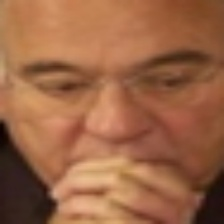
#> input picture backend/data/demo_dataset/real/real_00010.jpg, 224 x 224 px; its folder holds only this picture in this run
$ python synth_data.py --source ../../data/demo_dataset/real
#> lines starting #> are read from the running program, lines starting #| are printed output that depends on the picture; after the words box and inside, x2 and y2 are one past the last pixel; in counts of white or black regions, pixels touching at a corner belong together
#> in build_dataset, img is the input picture: shape (224, 224, 3); mean B, G, R 69.2, 100.7, 155
"""Demo dataset generator.

Creates a small real/fake training set from any folder of face images:
- real/  → untouched copies
- fake/  → GAN-style artifact injections (local blur, JPEG re-compression,
           noise, color shifts, blending seams) applied to copies
"""
import argparse
import random
from pathlib import Path

import cv2
import numpy as np

from tqdm import tqdm


def inject_fake_artifacts(img: np.ndarray, seed: int) -> np.ndarray:
    """Apply a random combination of deepfake-like artifacts."""
#> called with seed = 0
    rng = random.Random(seed)
    out = img.copy()
    h, w = out.shape[:2]
#> h = 224; w = 224

    # 1. Slight global softening (GAN smoothness)
    if rng.random() < 0.7:
        k = rng.choice([5, 7])
        out = cv2.GaussianBlur(out, (k, k), 0)

    # 2. Re-compression
    for _ in range(rng.randint(1, 3)):
        enc = rng.choice([".jpg", ".jpg", ".webp"])
        out = recompress(out, enc, rng.randint(60, 90))

    # 3. Local blur patch (face area)
    if rng.random() < 0.8:
        x = rng.randint(0, max(1, w // 3))
#> x = 38
        y = rng.randint(0, max(1, h // 3))
#> y = 61
        pw, ph = w // 3, h // 3
#> pw = 74; ph = 74
        roi = out[y:y + ph, x:x + pw]
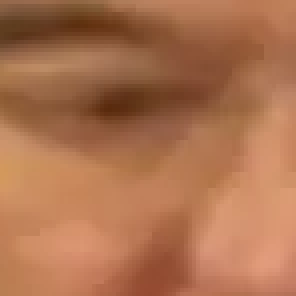
#> roi: shape (74, 74, 3) (shown 4 times larger); mean B, G, R 79, 113.6, 172.6
        out[y:y + ph, x:x + pw] = cv2.GaussianBlur(roi, (11, 11), 0)

    # 4. Color shift (hue/sat)
    if rng.random() < 0.6:
        hsv = cv2.cvtColor(out, cv2.COLOR_BGR2HSV)
#> hsv: shape (224, 224, 3); mean H, S, V 11.1, 143.5, 155
        hsv[:, :, 0] = np.clip(hsv[:, :, 0].astype(int) + rng.randint(-15, 15), 0, 179).astype(np.uint8)
#> hsv: shape (224, 224, 3); mean H, S, V 24.1, 143.5, 155
        hsv[:, :, 1] = np.clip(hsv[:, :, 1].astype(int) * rng.uniform(0.85, 1.15), 0, 255).astype(np.uint8)
#> hsv: shape (224, 224, 3); mean H, S, V 24.1, 160.5, 155
        out = cv2.cvtColor(hsv, cv2.COLOR_HSV2BGR)
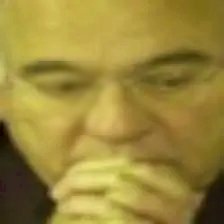
#> out: shape (224, 224, 3); mean B, G, R 58.5, 135.5, 155

    # 5. Random noise / artifacts
    if rng.random() < 0.5:
        noise = np.random.normal(0, rng.uniform(3, 12), out.shape).astype(np.int16)
        out = np.clip(out.astype(np.int16) + noise, 0, 255).astype(np.uint8)

    # 6. Splicing seam: high-contrast edge box
    if rng.random() < 0.5:
        x, y = rng.randint(5, max(6, w // 2)), rng.randint(5, max(6, h // 2))
#> x = 101; y = 17
        cv2.rectangle(out, (x, y), (x + w // 4, y + h // 4), (0, 0, 0), 2)
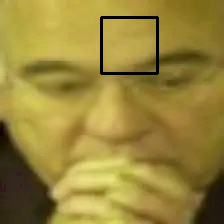
#> out: shape (224, 224, 3); 1.33% of pixels changed, all inside (x1, y1, x2, y2) = (100, 16, 159, 75)

    return out


def recompress(img: np.ndarray, ext: str, quality: int) -> np.ndarray:
    """Encode/decode an image to simulate compression."""
    if ext == ".jpg":
        ok, buf = cv2.imencode(".jpg", img, [cv2.IMWRITE_JPEG_QUALITY, quality])
        return cv2.imdecode(buf, cv2.IMREAD_COLOR) if ok else img
    if ext == ".webp":
        ok, buf = cv2.imencode(".webp", img, [cv2.IMWRITE_WEBP_QUALITY, quality])
        return cv2.imdecode(buf, cv2.IMREAD_COLOR) if ok else img
    return img


def build_dataset(source_dir: Path, out_dir: Path, per_class: int = 100):
    """Build real/fake dataset from source images."""
    source_dir = Path(source_dir)
    out_dir = Path(out_dir)
    real_dir = out_dir / "real"
    fake_dir = out_dir / "fake"
    real_dir.mkdir(parents=True, exist_ok=True)
    fake_dir.mkdir(parents=True, exist_ok=True)

    sources = [p for p in source_dir.iterdir() if p.suffix.lower() in (".jpg", ".jpeg", ".png", ".webp")]
    if not sources:
        raise SystemExit(f"No images found in {source_dir}")

    rng = random.Random(42)
    print(f"Source images: {len(sources)} → creating {per_class} real + {per_class} fake")

    used = 0
    for i in tqdm(range(per_class), desc="real"):
        src = rng.choice(sources)
        img = cv2.imread(str(src))
        if img is None:
            continue
        out = cv2.resize(img, (224, 224))
        cv2.imwrite(str(real_dir / f"real_{i:05d}.jpg"), out, [cv2.IMWRITE_JPEG_QUALITY, 95])
        used += 1

    for i in tqdm(range(per_class), desc="fake"):
        src = rng.choice(sources)
        img = cv2.imread(str(src))
        if img is None:
            continue
        img = cv2.resize(img, (224, 224))
        fake = inject_fake_artifacts(img, seed=i)
        cv2.imwrite(str(fake_dir / f"fake_{i:05d}.jpg"), fake, [cv2.IMWRITE_JPEG_QUALITY, 92])
        used += 1

    print(f"Dataset written to {out_dir} ({used} samples)")
    return out_dir


def main():
    parser = argparse.ArgumentParser(description="Generate demo real/fake dataset")
    parser.add_argument("--source", type=str, required=True, help="Folder with any face/photo images")
    parser.add_argument("--out", type=str, default="./data/demo_dataset")
    parser.add_argument("--per-class", type=int, default=100)
    args = parser.parse_args()
    build_dataset(Path(args.source), Path(args.out), args.per_class)


if __name__ == "__main__":
    main()
